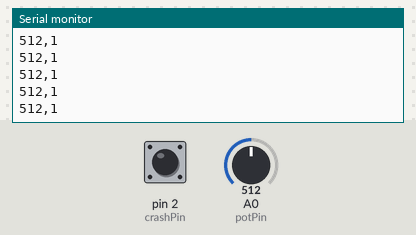
A sketch run on a simulated Arduino Uno, built with avr-gcc and run on an emulated ATmega328P. Parts: the last lines printed to the serial monitor. The inputs (shaded band) are chosen by the test bench; at power-on: A0 (potPin) = 512, pin 2 (crashPin) HIGH.

Above: at 1.2 s.
1.3 s: A0 (potPin) set to 716
At 1.31 s:
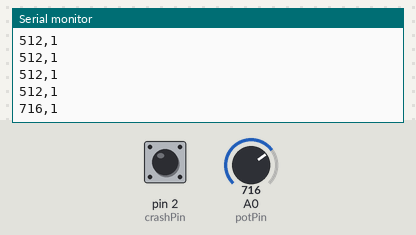
2.8 s: pin 2 (crashPin) pulled LOW for 0.15 s
At 2.82 s:
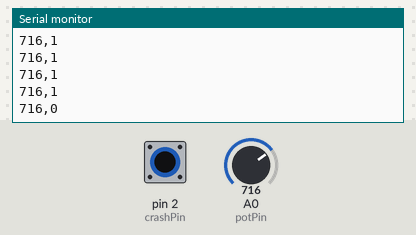
4.4 s: A0 (potPin) set to 900
At 4.42 s:
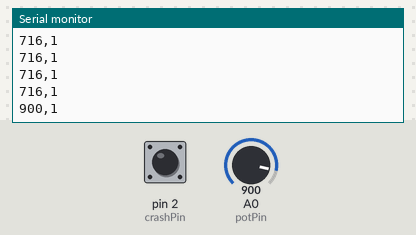
5.9 s: pin 2 (crashPin) pulled LOW for 1 s
At 5.93 s:
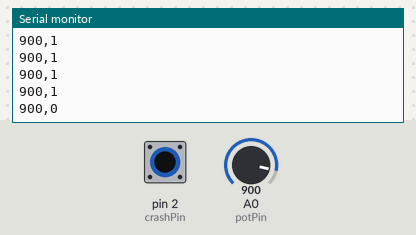
Timing chart, 0 to 8.9 s (numbered marks = the images above; inputs shaded):
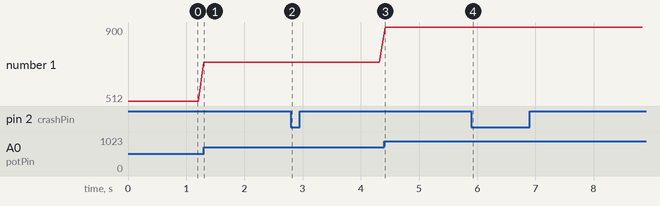

Measured:
- after the input at 1.3 s, the serial monitor: prints a new line at once (image 1)
- after the input at 2.8 s, the serial monitor: prints a new line at once (image 2)
- after the input at 4.4 s, the serial monitor: prints a new line at once (image 3)
- after the input at 5.9 s, the serial monitor: prints a new line at once (image 4)
- plotted number 1: 512 → 716 after the input at 1.3 s, 716 → 900 after the input at 4.4 s

The sketch:

edr_core.ino
```cpp
#include <EEPROM.h>
const int potPin = A0;
const int crashPin = 2;
void setup() {
  Serial.begin(9600);
  pinMode(crashPin, INPUT_PULLUP);
}
void loop() {
  int throttle = analogRead(potPin);
  int crashState = digitalRead(crashPin);
  Serial.print(throttle);
  Serial.print(",");
  Serial.println(crashState);
  delay(100);
}
```
